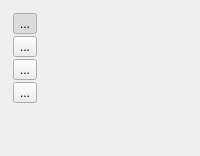
       <widget class="QWidget" name="tab_5">
        <attribute name="title">
         <string>Az Avg</string>
        </attribute>
        <layout class="QGridLayout" name="gridLayout_9">
         <item row="0" column="0">
          <widget class="QWidget" name="widget_3" native="true">
           <layout class="QGridLayout" name="gridLayout_12">
            <property name="margin">
             <number>2</number>
            </property>
            <property name="spacing">
             <number>2</number>
            </property>
            <item row="0" column="1">
             <widget class="QToolButton" name="m_IntegratorZoomInButton">
              <property name="toolTip">
               <string>Zoom In</string>
              </property>
              <property name="text">
               <string>...</string>
              </property>
              <property name="icon">
               <iconset resource="qxrdresources.qrc">
                <normaloff>:/images/zoom-in.png</normaloff>:/images/zoom-in.png</iconset>
              </property>
              <property name="iconSize">
               <size>
                <width>24</width>
                <height>24</height>
               </size>
              </property>
              <property name="checkable">
               <bool>true</bool>
              </property>
              <property name="checked">
               <bool>true</bool>
              </property>
              <property name="autoExclusive">
               <bool>true</bool>
              </property>
             </widget>
            </item>
            <item row="1" column="1">
             <widget class="QToolButton" name="m_IntegratorZoomOutButton">
              <property name="toolTip">
               <string>Zoom Out</string>
              </property>
              <property name="text">
               <string>...</string>
              </property>
              <property name="icon">
               <iconset resource="qxrdresources.qrc">
                <normaloff>:/images/zoom-out.png</normaloff>:/images/zoom-out.png</iconset>
              </property>
              <property name="iconSize">
               <size>
                <width>24</width>
                <height>24</height>
               </size>
              </property>
             </widget>
            </item>
            <item row="4" column="1">
             <spacer name="verticalSpacer_6">
              <property name="orientation">
               <enum>Qt::Vertical</enum>
              </property>
              <property name="sizeHint" stdset="0">
               <size>
                <width>20</width>
                <height>40</height>
               </size>
              </property>
             </spacer>
            </item>
            <item row="2" column="1">
             <widget class="QToolButton" name="m_IntegratorZoomAllButton">
              <property name="toolTip">
               <string>Auto Scale</string>
              </property>
              <property name="text">
               <string>...</string>
              </property>
              <property name="icon">
               <iconset resource="qxrdresources.qrc">
                <normaloff>:/images/zoom-all.png</normaloff>:/images/zoom-all.png</iconset>
              </property>
              <property name="iconSize">
               <size>
                <width>24</width>
                <height>24</height>
               </size>
              </property>
             </widget>
            </item>
            <item row="3" column="1">
             <widget class="QToolButton" name="m_IntegratorMeasureButton">
              <property name="toolTip">
               <string>Measure Distances</string>
              </property>
              <property name="text">
               <string>...</string>
              </property>
              <property name="icon">
               <iconset resource="qxrdresources.qrc">
                <normaloff>:/images/measure.png</normaloff>:/images/measure.png</iconset>
              </property>
              <property name="iconSize">
               <size>
                <width>24</width>
                <height>24</height>
               </size>
              </property>
              <property name="checkable">
               <bool>true</bool>
              </property>
              <property name="autoExclusive">
               <bool>true</bool>
              </property>
              <property name="autoRaise">
               <bool>false</bool>
              </property>
              <property name="arrowType">
               <enum>Qt::NoArrow</enum>
              </property>
             </widget>
            </item>
           </layout>
          </widget>
         </item>
         <item row="0" column="1">
          <widget class="QxrdIntegratorPlot" name="m_IntegratorPlot" native="true">
           <property name="sizePolicy">
            <sizepolicy hsizetype="Preferred" vsizetype="Preferred">
             <horstretch>1</horstretch>
             <verstretch>1</verstretch>
            </sizepolicy>
           </property>
          </widget>
         </item>
        </layout>
       </widget>
